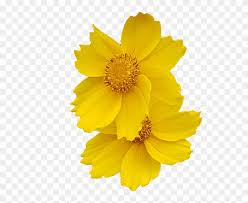
#> input picture images.jpg, 248 x 203 px
$ python ImageToAscii.py
#> lines starting #> are read from the running program, lines starting #| are printed output that depends on the picture
from PIL import Image, ImageDraw, ImageFont

density = 'Ñ@#W$9876543210?!abc;:+=-,._        '
charArray = list(density)
charLength = len(charArray)
scale_factor = 0.5 #scale of the image

oneCharWidth = 10 #giving the idea of a grid with a 10x10 each square to display characters nicely
oneCharHeight = 18

ascii_vals_brightness = {}
val = 0
increment = 255 // charLength

for x in charArray:
    ascii_vals_brightness[(val, val + increment)] = x #dictionary of intervals for each character
    val += increment + 1                              #Example: (0, 10) = Ñ
                                                      #         (11, 20) = @ etc

def getChar(inputInt): #function that takes an integer and returns a character based on the interval that belongs
    for low, high in ascii_vals_brightness.keys():
        if low <= inputInt <= high:
            return ascii_vals_brightness[(low, high)]

text_file = open("ascii_image.txt", "w")

im = Image.open("images.jpg")
#> im is the input picture: PIL image 248x203 RGB; mean R, G, B 238, 225.1, 171.7

fnt = ImageFont.truetype("C:\\Users\\enean\\Desktop\\Python Projects\\ImageToAscii\\Lucon.ttf", 15) #This is a font to write over an image

width, height = im.size
#> width = 248; height = 203
im = im.resize((int(scale_factor * width), int(scale_factor * height*(oneCharWidth/oneCharHeight))), Image.NEAREST) #resize based on the scale and the width and length of a charcacter
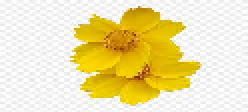
#> im: PIL image 124x56 RGB (shown 2 times larger); mean R, G, B 238, 225.1, 171.6
new_width, new_height = im.size #store the new size
#> new_width = 124; new_height = 56
pix = im.load() #load the image

outputImage = Image.new('RGB', (oneCharWidth * new_width, oneCharHeight * new_height), color=(0,0,0)) #create a new black image for drawing the characters
#> outputImage: PIL image 1240x1008 RGB; every value is 0
d = ImageDraw.Draw(outputImage)

for i in range(new_height):
    for j in range(new_width):
        r, g, b = pix[j, i]
        avg = int(r/3+g/3+b/3) #with this we convert the image to gray scale
        pix[j, i] = (avg, avg, avg)
        text_file.write(getChar(avg)) #write into file
        d.text((j*oneCharWidth, i * oneCharHeight), getChar(avg), font=fnt) #write into image (i * onecharwidth and j * onecharheight to have space between them, otherwise they would be like that: 12414!?)

    text_file.write('\n')

outputImage.save('output.png')
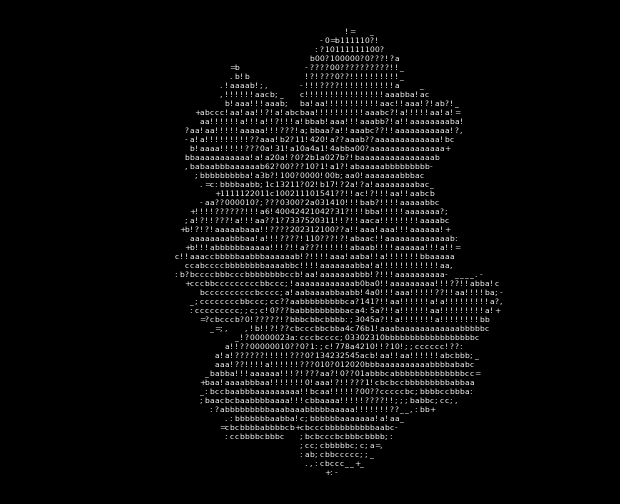
#> saved as output.png: PIL image 1240x1008 RGB (shown at 1/2 size); min 0, max 255, mean 10.2
